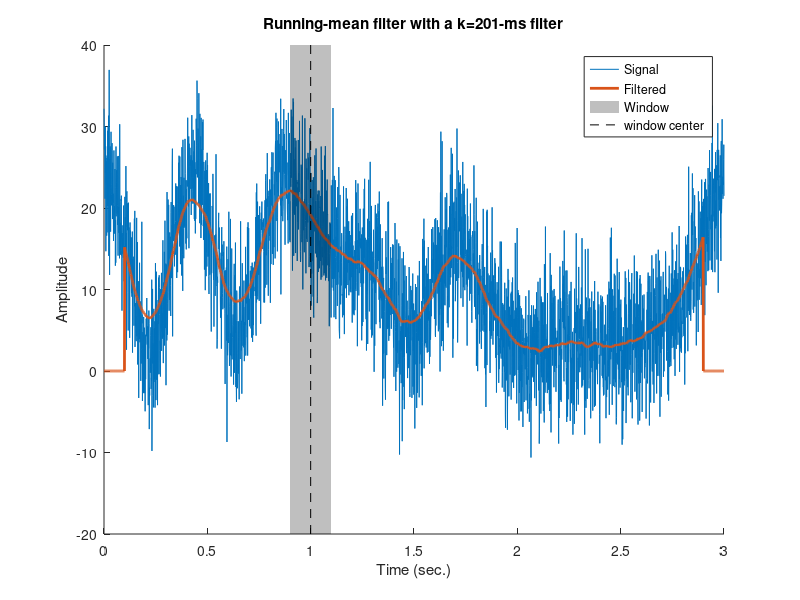

Here is the MATLAB script that generated this plot:
clc; clear; close all;

srate = 1000; % Hz
time  = 0:1/srate:3; % 3 seconds
n     = length(time);
p     = 15;

noiseamp = 5;

ampl = interp1(rand(p,1)*30,linspace(1,p,n)); 
% rand(a,b): making a,b matrix whose magnitude is less than 1
% linspace(a,b,n): making an 1xn array that each point is between a and b
% interp1: [y-axis = 1~30 15ea], [x-axis = 1~15 3001ea]
% interpolate the values between rand(p,1)*30's values
noise = noiseamp * randn(size(time));
% randn(a,b): axb matrix including random -1~1 values
signal = ampl + noise;

filtsig = zeros(size(signal));

k = 100;
for i=k+1:n-k-1
    filtsig(i) = mean(signal(i-k:i+k));
end

windowsize = 1000*(k*2+1) / srate;

% plot the noisy and filtered signals
figure(1), clf, hold on
plot(time,signal, time,filtsig, 'linew',2)

% draw a patch to indicate the window size
tidx = dsearchn(time',1);
ylim = get(gca,'ylim');
patch(time([ tidx-k tidx-k tidx+k tidx+k ]),ylim([ 1 2 2 1 ]),'k','facealpha',.25,'linestyle','none')
plot(time([tidx tidx]),ylim,'k--')

xlabel('Time (sec.)'), ylabel('Amplitude')
title([ 'Running-mean filter with a k=' num2str(round(windowsize)) '-ms filter' ])
legend({'Signal';'Filtered';'Window';'window center'})

zoom on